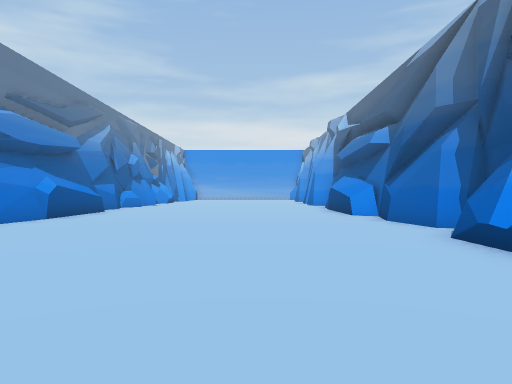
View 1 (above)

13 first-person views from a walk through a 3-D level made in the Unity game engine. The camera is 1.4 m above the floor, looks level and sees 70° across. The floor is counted in squares, 2 m on a side. Each view is taken from the middle of a square. On the plan, view 1 faces up. The plan holds only what a view shows up to about 11 squares ahead; the rest is blank. The place goes on beyond the plan. The player is left out. Some animated figures are left out.

View 2
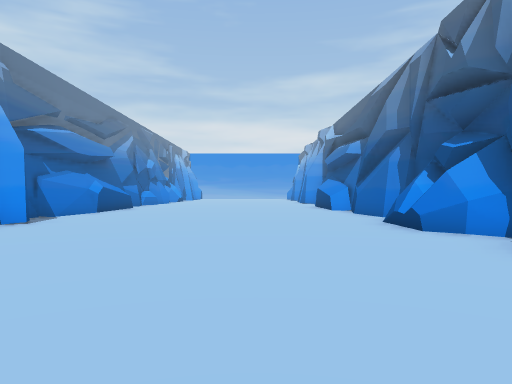

View 3
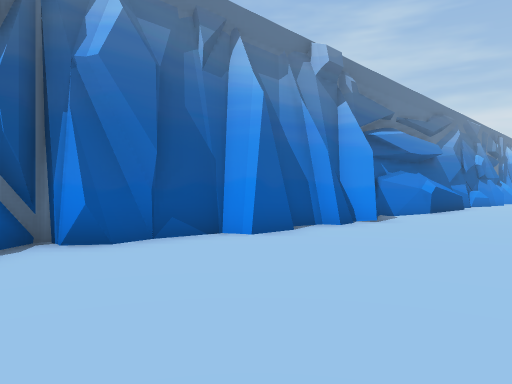

View 4
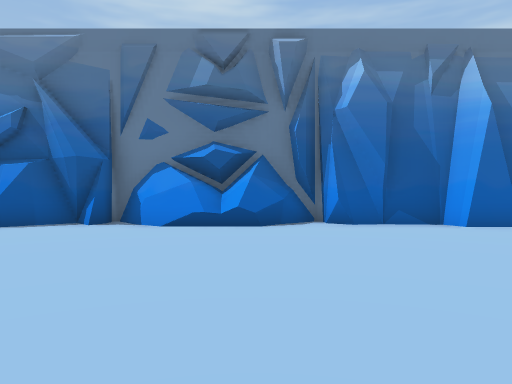

View 5
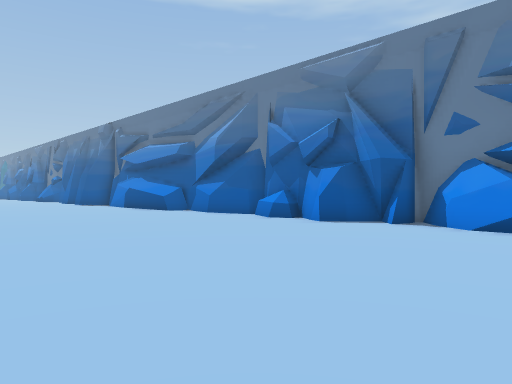

View 6
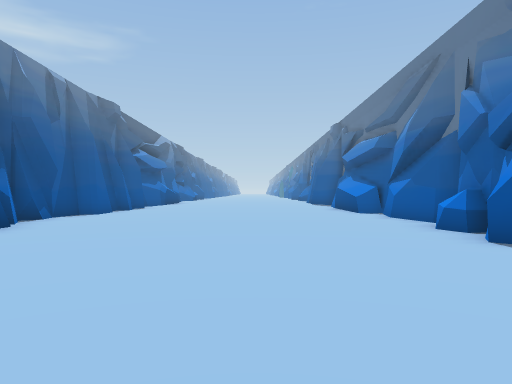

View 7
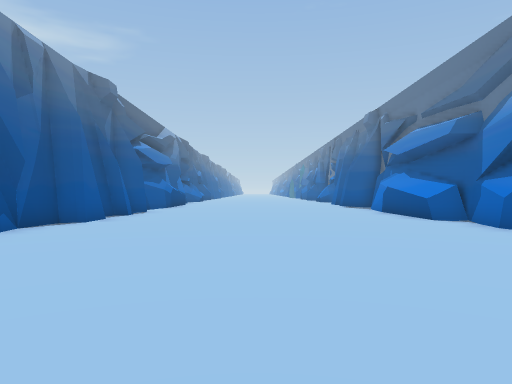

View 8
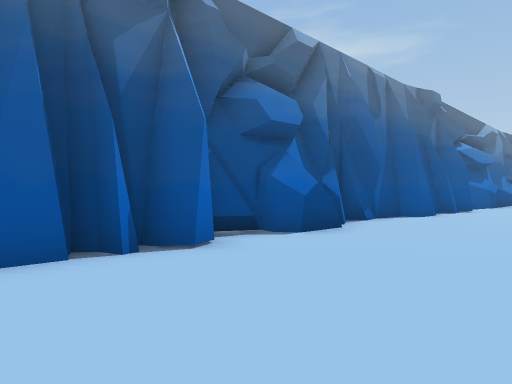

View 9
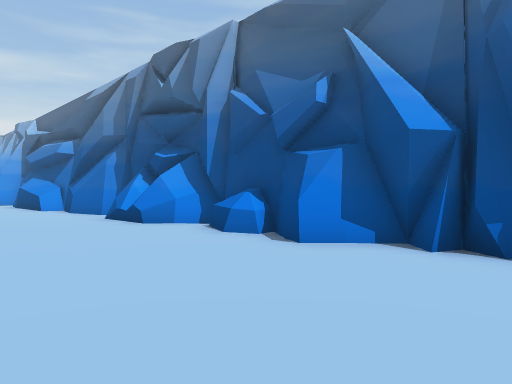

View 10
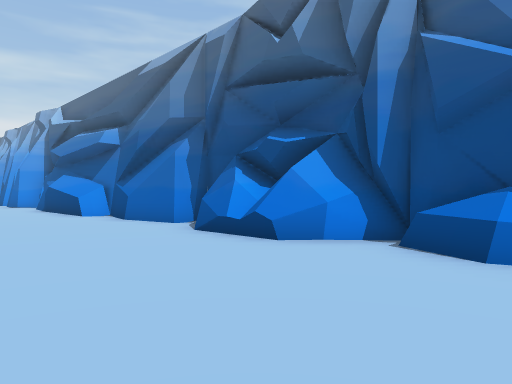

View 11
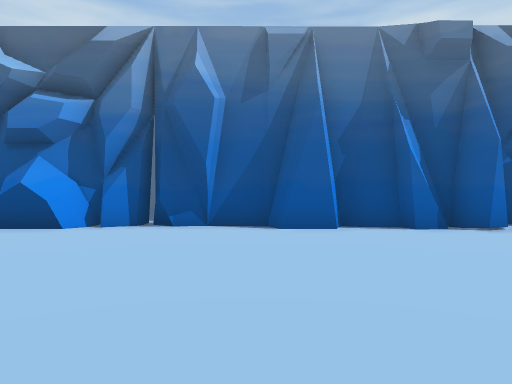

View 12
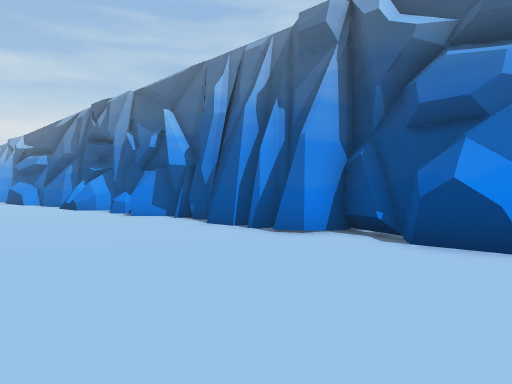

View 13
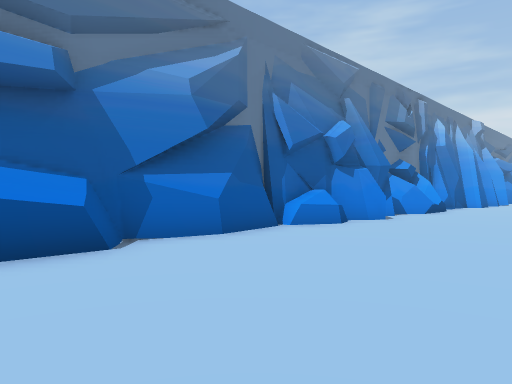

### Floor plan
Key: @ floor where view 1 was taken; # wall or solid block; . floor.
Columns run from 7 left of view 1 to 4 right of it. Each row starts with its distance up from view 1.
 11  #........##
 10  #.........#
  9  #.........#
  8  #.........#
  7  #.........#
  6  ..........#
  5  #........##
  4  #........##
  3  #.........#
  2  #.........#
  1  #.........#
  0  #.....@...#
 -1 ##........##
 -2 #..........#
 -3 ##.........#
 -4 ##.........#
 -5 ##........##
 -6 #.........##
 -7 ##........##
 -8  #.........#
 -9  #........##
-10  #........##
-11 ##.........#
-12 ##.........#
-13  #.........#
-14  #.........#
-15  #........##
-16  #.........#
-17  #........##

Positions as (right, up) in squares from view 1, and headings:
1: (0, 0), facing up
2: (0, -3), facing up
3: (-1, -3), facing up-left
4: (2, -3), facing left
5: (2, -3), facing down-left
6: (-2, -3), facing down
7: (-1, -6), facing down
8: (-1, -4), facing down-right
9: (-1, -4), facing up-right
10: (-1, 0), facing up-right
11: (-4, -14), facing right
12: (-2, -11), facing up-right
13: (-1, -17), facing up-left
